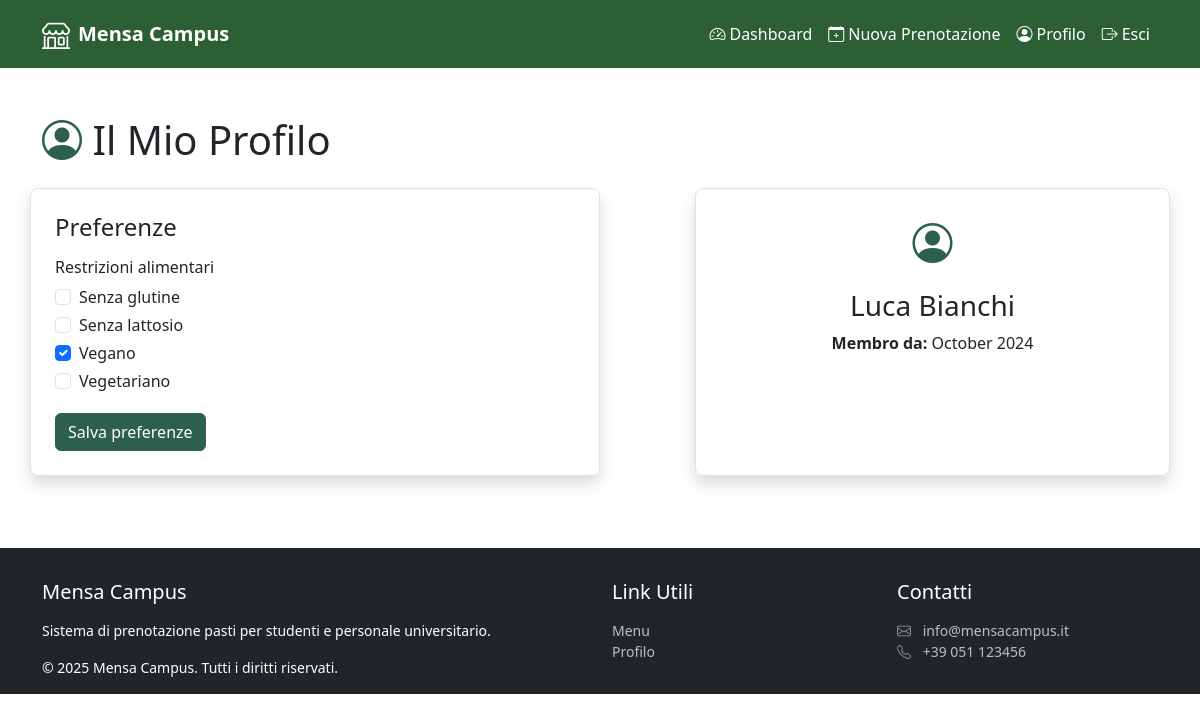
Screenshot of /user-profile.php (signed in) with the database file from the repository.
### tables this page shows
CREATE TABLE dietary_specifications (
    dietary_spec_id INT NOT NULL AUTO_INCREMENT,
    dietary_spec_name VARCHAR(50) NOT NULL,
    PRIMARY KEY (dietary_spec_id)
);

CREATE TABLE users (
    user_id INT NOT NULL AUTO_INCREMENT,
    email VARCHAR(255) NOT NULL,
    password VARCHAR(255) NOT NULL,
    first_name VARCHAR(50) NOT NULL,
    last_name VARCHAR(50) NOT NULL,
    admin BOOLEAN NOT NULL DEFAULT FALSE,
    registration_date DATETIME NOT NULL DEFAULT CURRENT_TIMESTAMP,
    PRIMARY KEY (user_id),
    UNIQUE KEY uk_users_email (email)
);

### user-profile.php (called while the page is built, shortened)
<?php
require_once 'bootstrap.php';
$templateParams["titolo"] = "Mensa Campus - Profilo Utente";
$templateParams["user_id"] = $_SESSION["user_id"];
$templateParams["nav_items"] = array(
    getNewNavItem("Dashboard", "user-dashboard.php", "bi bi-speedometer2"),
    getNewNavItem("Nuova Prenotazione", "user-bookings.php", "bi bi-calendar-plus me-1"),
    getNewNavItem("Profilo", "user-profile.php", "bi bi-person-circle"),
    getNewNavItem("Esci", "logout.php", "bi bi-box-arrow-right me-1")
);
$templateParams["link_utili"][] = array(
    "name" => "Menu",
    "link" => "menu.php",
);
$templateParams["link_utili"][] = array(
    "name" => "Profilo",
    "link" => "user-profile.php",
);
$templateParams["content"] = "template/content-user-profile.php";
$templateParams["dietary_specs"] = $dbh->getDietarySpecifications();
$templateParams["user_selected_spec_ids"] = $dbh->getUserDietarySpecIds($templateParams["user_id"]);
$templateParams["user"] = $dbh->getUserById($templateParams["user_id"]);
require 'template/base-user.php';
?>

### utils/functions.php (called while the page is built, shortened)
<?php
    function getNewNavItem($name, $link, $iconClass) {
        return array(
            "name" => $name,
            "link" => $link,
            "iconClass" => $iconClass
        );
    }
?>

### db/database.php (called while the page is built, shortened)
<?php
class DatabaseHelper {
    private $db;
    public function __construct($servername, $username, $password, $dbname, $port) {
        $this->db = new mysqli($servername, $username, $password, $dbname, $port);
        $this->db->set_charset('utf8mb4');
    }
    public function getDietarySpecifications() {
        $sql = "SELECT dietary_spec_id, dietary_spec_name FROM dietary_specifications ORDER BY dietary_spec_name";
        $result = $this->db->query($sql);
        $specs = [];
        if ($result) {
            while ($row = $result->fetch_assoc()) {
                $specs[] = $row;
            }
        }
        return $specs;
    }
    public function getUserDietarySpecIds($userId) {
        $sql = "SELECT dietary_spec_id FROM user_specifications WHERE user_id = ?";
        $stmt = $this->db->prepare($sql);
        $stmt->bind_param("i", $userId);
        $stmt->execute();
        $res = $stmt->get_result();
        $ids = [];
        while ($row = $res->fetch_assoc()) {
            $ids[] = (int)$row['dietary_spec_id'];
        }
        return $ids;
    }
    public function getUserById($userId) {
        $sql = "SELECT * FROM users WHERE user_id = ?";
        $stmt = $this->db->prepare($sql);
        $stmt->bind_param("i", $userId);
        $stmt->execute();
        $res = $stmt->get_result();
        $user = $res->fetch_array(MYSQLI_ASSOC);;
        return $user;
    }
}
?>

### bootstrap.php (called while the page is built, shortened)
<?php
require_once("db/database.php");
require_once("utils/functions.php");
$dbh = new DatabaseHelper("localhost", "root", "", "cafeteria", 3306);
?>

### template/content-user-profile.php (the view, shortened to what this page needs)
<main class="container my-5">
    <h1 class="mb-4"><i class="bi bi-person-circle"></i> Il Mio Profilo</h1>
    <div class="row">
        <?php
            $selectedIds = $templateParams["user_selected_spec_ids"] ?? [];
        ?>
        <section class="col-md-6 order-2 order-md-1 border rounded-3 shadow p-4 mb-4"
                aria-labelledby="prefs-title">
        <h2 id="prefs-title" class="h4 mb-3">Preferenze</h2>
        <form action="user-profile.php" method="POST" class="mt-3" novalidate>
            <fieldset class="mb-3">
                <legend class="h6 mb-2">Restrizioni alimentari</legend>
                <?php foreach ($templateParams["dietary_specs"] as $spec): ?>
                    <?php
                    $id = (int)$spec["dietary_spec_id"];
                    $name = $spec["dietary_spec_name"];
                    $checked = in_array($id, $selectedIds, true) ? "checked" : "";
                    ?>
                    <div class="form-check mb-1">
                    <input
                        class="form-check-input"
                        type="checkbox"
                        id="diet_<?php echo $id; ?>"
                        name="preferenze[]"
                        value="<?php echo $id; ?>"
                        <?php echo $checked; ?>
                    >
                    <label class="form-check-label" for="diet_<?php echo $id; ?>">
                        <?php echo $name; ?>
                    </label>
                    </div>
                <?php endforeach; ?>
            </fieldset>
            <button type="submit" class="btn btn-dark">
            <span>Salva preferenze</span>
            </button>
        </form>
        </section>
        <aside class="col-md-5 order-1 order-md-2 border rounded-3 shadow p-4 mb-4 offset-md-1"
                aria-labelledby="profilo-utente">
            <div class="text-center">
            <i class="bi bi-person-circle fs-1"></i>
            <h2 id="profilo-utente" class="h3 mt-3"><?php echo $templateParams["user"]["first_name"] . ' ' . $templateParams["user"]["last_name"]; ?></h2>
            <p>
                <b>Membro da:</b>
                <?php
                    $regDate = new DateTime($templateParams["user"]["registration_date"]);
                    echo $regDate->format('F Y');
                ?>
            </p>
            </div>
        </aside>
    </div>
</main>

### css/style.css (style rules this page uses)
form button[type="submit"], a.btn:first-child, aside a.btn:first-child, aside section a.btn:first-of-type, main .col-md-8 ul li .d-flex a.btn-outline-primary { background-color: #2C5F4E; border-color: #2C5F4E; }
main i.bi { color: #2C5F4E; }
body > main > form > fieldset > div > i, body > main > h1 > i, body > main > div > aside > div > i { color: #2C5F34; }

### rows the page displays
dietary_specifications: dietary_spec_name "Senza glutine"
dietary_specifications: dietary_spec_name "Senza lattosio"
dietary_specifications: dietary_spec_name "Vegano"
dietary_specifications: dietary_spec_name "Vegetariano"
users: first_name "Luca", last_name "Bianchi", registration_date "October 2024"

### other values shown
$nav_item["name"] "Dashboard"
$nav_item["name"] "Nuova Prenotazione"
$nav_item["name"] "Profilo"
$nav_item["name"] "Esci"
$link["name"] "Menu"
$link["name"] "Profilo"
